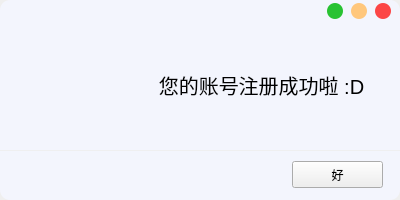
<?xml version="1.0" encoding="UTF-8"?>
<ui version="4.0">
 <class>Messagebox_success</class>
 <widget class="QWidget" name="Messagebox_success">
  <property name="windowModality">
   <enum>Qt::ApplicationModal</enum>
  </property>
  <property name="geometry">
   <rect>
    <x>0</x>
    <y>0</y>
    <width>400</width>
    <height>200</height>
   </rect>
  </property>
  <property name="windowTitle">
   <string>Form</string>
  </property>
  <widget class="QWidget" name="widget" native="true">
   <property name="geometry">
    <rect>
     <x>0</x>
     <y>0</y>
     <width>400</width>
     <height>200</height>
    </rect>
   </property>
   <property name="styleSheet">
    <string notr="true">#widget{
	background-color: #F3F5FD;
	border-radius:10px;
}</string>
   </property>
   <layout class="QVBoxLayout" name="verticalLayout" stretch="1,7,2">
    <property name="spacing">
     <number>0</number>
    </property>
    <property name="leftMargin">
     <number>0</number>
    </property>
    <property name="topMargin">
     <number>0</number>
    </property>
    <property name="rightMargin">
     <number>0</number>
    </property>
    <property name="bottomMargin">
     <number>0</number>
    </property>
    <item>
     <widget class="QWidget" name="widget_3" native="true">
      <property name="minimumSize">
       <size>
        <width>0</width>
        <height>25</height>
       </size>
      </property>
      <widget class="QWidget" name="widget_4" native="true">
       <property name="geometry">
        <rect>
         <x>325</x>
         <y>-4</y>
         <width>71</width>
         <height>31</height>
        </rect>
       </property>
       <property name="styleSheet">
        <string notr="true">QPushButton{
	border:none;
	border-radius:8px;
}</string>
       </property>
       <layout class="QGridLayout" name="gridLayout">
        <item row="0" column="0">
         <widget class="QPushButton" name="pushButton">
          <property name="minimumSize">
           <size>
            <width>16</width>
            <height>16</height>
           </size>
          </property>
          <property name="maximumSize">
           <size>
            <width>16</width>
            <height>16</height>
           </size>
          </property>
          <property name="styleSheet">
           <string notr="true">background-color: rgb(40, 194, 50);</string>
          </property>
          <property name="text">
           <string/>
          </property>
         </widget>
        </item>
        <item row="0" column="1">
         <widget class="QPushButton" name="pushButton_2">
          <property name="minimumSize">
           <size>
            <width>16</width>
            <height>16</height>
           </size>
          </property>
          <property name="maximumSize">
           <size>
            <width>16</width>
            <height>16</height>
           </size>
          </property>
          <property name="styleSheet">
           <string notr="true">background-color: rgb(255,199,124);</string>
          </property>
          <property name="text">
           <string/>
          </property>
         </widget>
        </item>
        <item row="0" column="2">
         <widget class="QPushButton" name="closePushButton">
          <property name="minimumSize">
           <size>
            <width>16</width>
            <height>16</height>
           </size>
          </property>
          <property name="maximumSize">
           <size>
            <width>16</width>
            <height>16</height>
           </size>
          </property>
          <property name="styleSheet">
           <string notr="true">background-color: rgb(252, 70, 70);</string>
          </property>
          <property name="text">
           <string/>
          </property>
         </widget>
        </item>
       </layout>
      </widget>
     </widget>
    </item>
    <item>
     <widget class="QWidget" name="widget_2" native="true">
      <property name="minimumSize">
       <size>
        <width>0</width>
        <height>25</height>
       </size>
      </property>
      <property name="styleSheet">
       <string notr="true"/>
      </property>
      <widget class="QLabel" name="label">
       <property name="geometry">
        <rect>
         <x>40</x>
         <y>19</y>
         <width>80</width>
         <height>80</height>
        </rect>
       </property>
       <property name="styleSheet">
        <string notr="true">border-image: url(:/window/icons/msg_success.svg);</string>
       </property>
       <property name="text">
        <string/>
       </property>
      </widget>
      <widget class="QLabel" name="textLabel">
       <property name="geometry">
        <rect>
         <x>126</x>
         <y>29</y>
         <width>271</width>
         <height>61</height>
        </rect>
       </property>
       <property name="font">
        <font>
         <family>Microsoft YaHei UI</family>
         <pointsize>15</pointsize>
        </font>
       </property>
       <property name="text">
        <string>您的账号注册成功啦 :D</string>
       </property>
       <property name="alignment">
        <set>Qt::AlignCenter</set>
       </property>
      </widget>
     </widget>
    </item>
    <item>
     <widget class="QWidget" name="widget_5" native="true">
      <property name="minimumSize">
       <size>
        <width>0</width>
        <height>50</height>
       </size>
      </property>
      <property name="styleSheet">
       <string notr="true">#widget_5{
	border-top:1px solid rgb(239, 239, 240)
}</string>
      </property>
      <widget class="QPushButton" name="okPushButton">
       <property name="geometry">
        <rect>
         <x>292</x>
         <y>11</y>
         <width>91</width>
         <height>27</height>
        </rect>
       </property>
       <property name="text">
        <string>好</string>
       </property>
      </widget>
     </widget>
    </item>
   </layout>
  </widget>
 </widget>
 <resources>
  <include location="messagebox_res.qrc"/>
 </resources>
 <connections/>
</ui>
